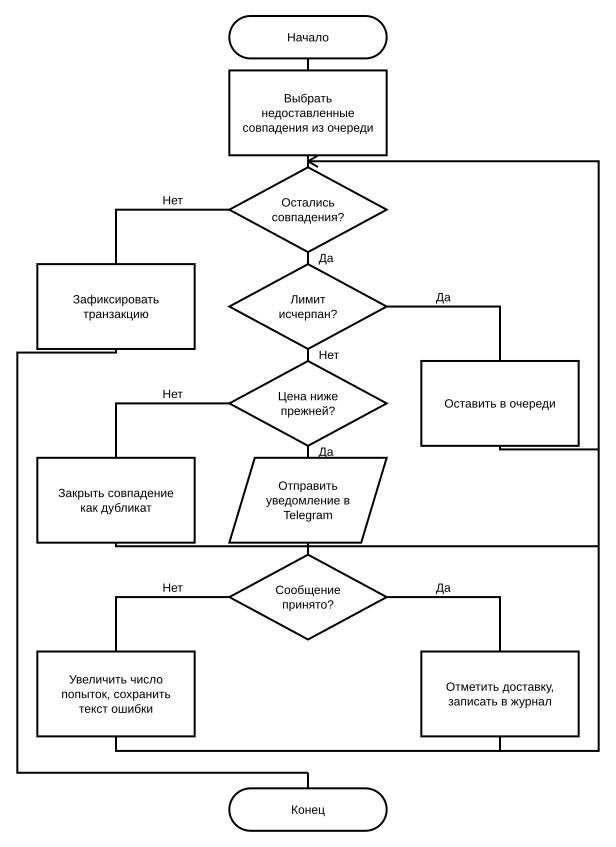

Write Python code to recreate this figure.
# -*- coding: utf-8 -*-
"""Схема алгоритма доставки уведомлений."""
from flowchart import Chart

c = Chart(ncols=3, col_w=118, col_gap=26, row_gap=9,
          left_margin=28, right_margin=28, font=9, lh=11, uniform=True)

L, C, R = 0, 1, 2

c.block("start",  C, 1, "start",    "Начало")
c.block("sel",    C, 2, "process",  "Выбрать недоставленные совпадения из очереди")
c.block("d1",     C, 3, "decision", "Остались совпадения?")
c.block("d2",     C, 4, "decision", "Лимит исчерпан?")
c.block("commit", L, 4, "process",  "Зафиксировать транзакцию")
c.block("d3",     C, 5, "decision", "Цена ниже прежней?")
c.block("keep",   R, 5, "process",  "Оставить в очереди")
c.block("send",   C, 6, "data",     "Отправить уведомление в Telegram")
c.block("dup",    L, 6, "process",  "Закрыть совпадение как дубликат")
c.block("d4",     C, 7, "decision", "Сообщение принято?")
c.block("fail",   L, 8, "process",  "Увеличить число попыток, сохранить текст ошибки")
c.block("ok",     R, 8, "process",  "Отметить доставку, записать в журнал")
c.block("end",    C, 9, "start",    "Конец")

c.gap_after(8, 30)
c.layout()
c.draw_blocks()

xl, xc, xr = c.colx
xfl, xfr = 13.0, c.width - 13.0
g23   = c.gapy(2, 3)
y_ret = c.gapy(8, 9, 0.28)      # возврат к началу цикла
y_end = c.gapy(8, 9, 0.70)      # выход из цикла к «Конец»

# основная линия сверху вниз
c.line([c.bottom("start"), c.top("sel")])
c.line([c.bottom("sel"), c.top("d1")])
c.line([c.bottom("d1"), c.top("d2")])
c.label(xc + 8, (c.bottom("d1")[1] + c.top("d2")[1]) / 2 + 3, "Да", "start")
c.line([c.bottom("d2"), c.top("d3")])
c.label(xc + 8, (c.bottom("d2")[1] + c.top("d3")[1]) / 2 + 3, "Нет", "start")
c.line([c.bottom("d3"), c.top("send")])
c.label(xc + 8, (c.bottom("d3")[1] + c.top("send")[1]) / 2 + 3, "Да", "start")
c.line([c.bottom("send"), c.top("d4")])

# боковые ветви: линия входит в блок сверху
p = c.no("d1", xl);   c.line([p, (xl, p[1]), c.top("commit")])
p = c.yes("d2", xr);  c.line([p, (xr, p[1]), c.top("keep")])
p = c.no("d3", xl);   c.line([p, (xl, p[1]), c.top("dup")])
p = c.yes("d4", xr);  c.line([p, (xr, p[1]), c.top("ok")])
p = c.no("d4", xl);   c.line([p, (xl, p[1]), c.top("fail")])

# возврат к проверке «Остались совпадения?» -- общая линия справа, одна стрелка
c.line([c.bottom("ok"), (xr, y_ret), (xfr, y_ret), (xfr, g23), (xc, g23)], arrow=True)
c.line([c.bottom("keep"), (xr, c.gapy(5, 6, 0.30)), (xfr, c.gapy(5, 6, 0.30))])
c.line([c.bottom("dup"), (xl, c.gapy(6, 7, 0.30)), (xfr, c.gapy(6, 7, 0.30))])
c.line([c.bottom("fail"), (xl, y_ret), (xr, y_ret)])

# выход из цикла: одна линия входит в «Конец» сверху
c.line([c.bottom("commit"), (xl, c.gapy(4, 5, 0.30)), (xfl, c.gapy(4, 5, 0.30)),
        (xfl, y_end), (xc, y_end)])
c.line([(xc, y_end), c.top("end")])

w, h = c.save("algorithm_deliver.svg")
print(f"deliver {w:.0f} x {h:.0f} pt")
